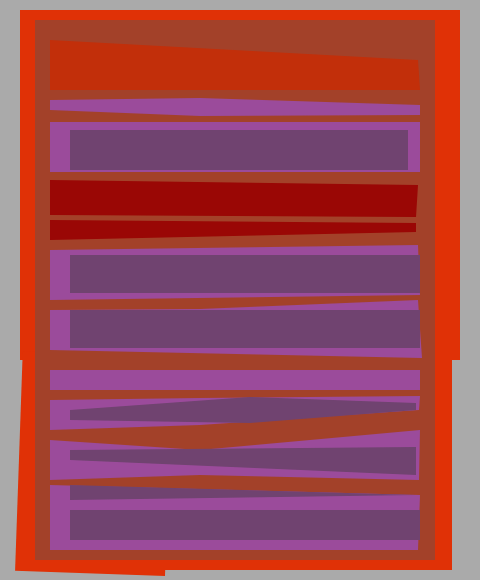
Frame 1 (no input)
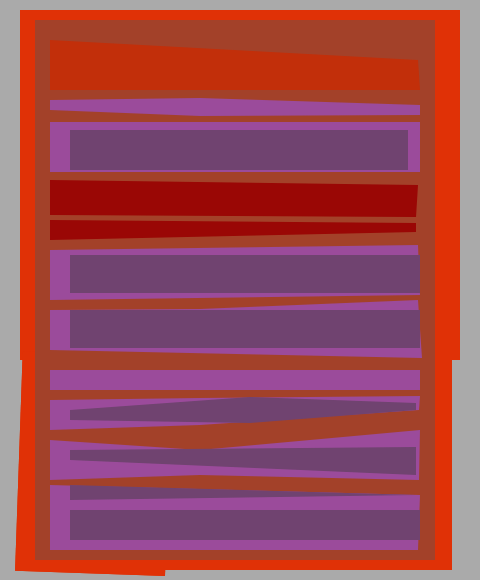
Frame 2 (the mouse pressed at the canvas centre, redrawn once)

The p5.js sketch that drew these frames (run headless with seeded random() and noise() and a simulated clock; the mouse was pressed at the canvas centre and the sketch redrawn once):

// p5.js sketch
// ── sketch.js
function setup() {
  createCanvas(480, 580);
  background(170);
  noStroke();
}
 
function draw() {
  noLoop();
  fill(224, 49, 6);
  rect(20,10,440, 350);
  push();
  rotate(radians(2));
  rect(35,350,150, 220);
  pop();
  rotate(radians(0));
  rect(160,350,292, 220);
  fill(163, 65, 41);
  rect(35,20,400, 540);
  
  fill(194, 47, 10);
  beginShape();
    vertex(50,40);
    vertex(50, 90);
    vertex(420,90);
    vertex(418,60);
  endShape();
  
  fill(155, 75, 155);
  beginShape();
    vertex(50,100);
    vertex(200, 98);
    vertex(420,105);
    vertex(420,115);
    vertex(200, 116);
    vertex(50, 110);
  endShape();
  
  fill(155, 75, 155);
  rect(50,122,370, 50);
  
  fill(155, 75, 155);
  beginShape();
    vertex(50,250);
    vertex(418,245);
    vertex(420, 295);
    vertex(50, 300);
  endShape();

  fill(155, 75, 155);
  beginShape();
    vertex(50,310);
    vertex(200,309);
    vertex(418,300);
    vertex(422, 358);
    vertex(50, 350);
  endShape();
  
  rect(50, 370, 370, 20);
  
  beginShape();
    vertex(50,400);
    vertex(200,398);
    vertex(420,396);
    vertex(419, 410);
    vertex(200,425);
    vertex(50, 430);
  endShape();
  
  beginShape();
    vertex(50,440);
    vertex(200,450);
    vertex(420,430);
    vertex(419, 480);
    vertex(200,475);
    vertex(50, 480);
  endShape();
  
  
  //last rect
  fill(155, 75, 155);
  beginShape();
    vertex(50,485);
    vertex(420,495);
    vertex(418, 550);
    vertex(50, 550);
  endShape();
  
  //darker red rectangles
   fill(154, 7, 5);
  beginShape();
    vertex(50,180);
    vertex(418,185);
    vertex(416,217);
    vertex(50, 215);
  endShape();
   
  beginShape();
    vertex(50,220);
    vertex(416,223);
    vertex(416,232);
    vertex(50, 240);
  endShape();
  
  fill(112, 67, 112);
  rect(70,130,338, 40);
  rect(70,255,350, 38);
  rect(70,310,350, 38);
  rect(70,510,350, 30);
  
  beginShape();
    vertex(70,485);
    vertex(416,495);
    vertex(280,497);
    vertex(70, 500);
  endShape();
  
  beginShape();
    vertex(70,410);
    vertex(250,397);
    vertex(416,403);
    vertex(416, 410);
    vertex(250,423);
    vertex(70, 420);
  endShape();
  
   beginShape();
    vertex(70,450);
    vertex(416,447);
    vertex(416, 475);
    vertex(70, 460);
  endShape();
  
  
}
